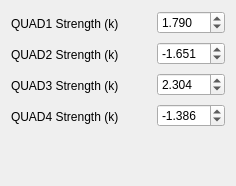
             <widget class="QWidget" name="tab_5">
              <attribute name="title">
               <string>Magnets</string>
              </attribute>
              <layout class="QFormLayout" name="formLayout_6">
               <item row="2" column="0">
                <widget class="QLabel" name="s02_quad2_strength_label">
                 <property name="minimumSize">
                  <size>
                   <width>140</width>
                   <height>25</height>
                  </size>
                 </property>
                 <property name="text">
                  <string>QUAD2 Strength (k)</string>
                 </property>
                </widget>
               </item>
               <item row="3" column="0">
                <widget class="QLabel" name="s02_quad3_strength_label">
                 <property name="minimumSize">
                  <size>
                   <width>140</width>
                   <height>25</height>
                  </size>
                 </property>
                 <property name="text">
                  <string>QUAD3 Strength (k)</string>
                 </property>
                </widget>
               </item>
               <item row="4" column="0">
                <widget class="QLabel" name="s02_quad4_strength_label">
                 <property name="minimumSize">
                  <size>
                   <width>140</width>
                   <height>25</height>
                  </size>
                 </property>
                 <property name="text">
                  <string>QUAD4 Strength (k)</string>
                 </property>
                </widget>
               </item>
               <item row="1" column="0">
                <widget class="QLabel" name="s02_quad1_strength_label">
                 <property name="minimumSize">
                  <size>
                   <width>140</width>
                   <height>25</height>
                  </size>
                 </property>
                 <property name="text">
                  <string>QUAD1 Strength (k)</string>
                 </property>
                </widget>
               </item>
               <item row="1" column="1">
                <widget class="QDoubleSpinBox" name="doubleSpinBox_5">
                 <property name="maximumSize">
                  <size>
                   <width>150</width>
                   <height>16777215</height>
                  </size>
                 </property>
                 <property name="accessibleName">
                  <string>S02:CLA-S02-MAG-QUAD-01:k1l</string>
                 </property>
                 <property name="suffix">
                  <string/>
                 </property>
                 <property name="decimals">
                  <number>3</number>
                 </property>
                 <property name="minimum">
                  <double>-70.000000000000000</double>
                 </property>
                 <property name="maximum">
                  <double>70.000000000000000</double>
                 </property>
                 <property name="singleStep">
                  <double>0.100000000000000</double>
                 </property>
                 <property name="value">
                  <double>1.790000000000000</double>
                 </property>
                </widget>
               </item>
               <item row="2" column="1">
                <widget class="QDoubleSpinBox" name="doubleSpinBox_8">
                 <property name="maximumSize">
                  <size>
                   <width>150</width>
                   <height>16777215</height>
                  </size>
                 </property>
                 <property name="accessibleName">
                  <string>S02:CLA-S02-MAG-QUAD-02:k1l</string>
                 </property>
                 <property name="suffix">
                  <string/>
                 </property>
                 <property name="decimals">
                  <number>3</number>
                 </property>
                 <property name="minimum">
                  <double>-70.000000000000000</double>
                 </property>
                 <property name="maximum">
                  <double>70.000000000000000</double>
                 </property>
                 <property name="singleStep">
                  <double>0.100000000000000</double>
                 </property>
                 <property name="value">
                  <double>-1.651000000000000</double>
                 </property>
                </widget>
               </item>
               <item row="3" column="1">
                <widget class="QDoubleSpinBox" name="doubleSpinBox_6">
                 <property name="maximumSize">
                  <size>
                   <width>150</width>
                   <height>16777215</height>
                  </size>
                 </property>
                 <property name="accessibleName">
                  <string>S02:CLA-S02-MAG-QUAD-03:k1l</string>
                 </property>
                 <property name="suffix">
                  <string/>
                 </property>
                 <property name="decimals">
                  <number>3</number>
                 </property>
                 <property name="minimum">
                  <double>-70.000000000000000</double>
                 </property>
                 <property name="maximum">
                  <double>70.000000000000000</double>
                 </property>
                 <property name="singleStep">
                  <double>0.100000000000000</double>
                 </property>
                 <property name="value">
                  <double>2.304000000000000</double>
                 </property>
                </widget>
               </item>
               <item row="4" column="1">
                <widget class="QDoubleSpinBox" name="doubleSpinBox_7">
                 <property name="maximumSize">
                  <size>
                   <width>150</width>
                   <height>16777215</height>
                  </size>
                 </property>
                 <property name="accessibleName">
                  <string>S02:CLA-S02-MAG-QUAD-04:k1l</string>
                 </property>
                 <property name="suffix">
                  <string/>
                 </property>
                 <property name="decimals">
                  <number>3</number>
                 </property>
                 <property name="minimum">
                  <double>-70.000000000000000</double>
                 </property>
                 <property name="maximum">
                  <double>70.000000000000000</double>
                 </property>
                 <property name="singleStep">
                  <double>0.100000000000000</double>
                 </property>
                 <property name="value">
                  <double>-1.386000000000000</double>
                 </property>
                </widget>
               </item>
               <item row="5" column="0">
                <spacer name="verticalSpacer_6">
                 <property name="orientation">
                  <enum>Qt::Vertical</enum>
                 </property>
                 <property name="sizeHint" stdset="0">
                  <size>
                   <width>20</width>
                   <height>40</height>
                  </size>
                 </property>
                </spacer>
               </item>
              </layout>
             </widget>
